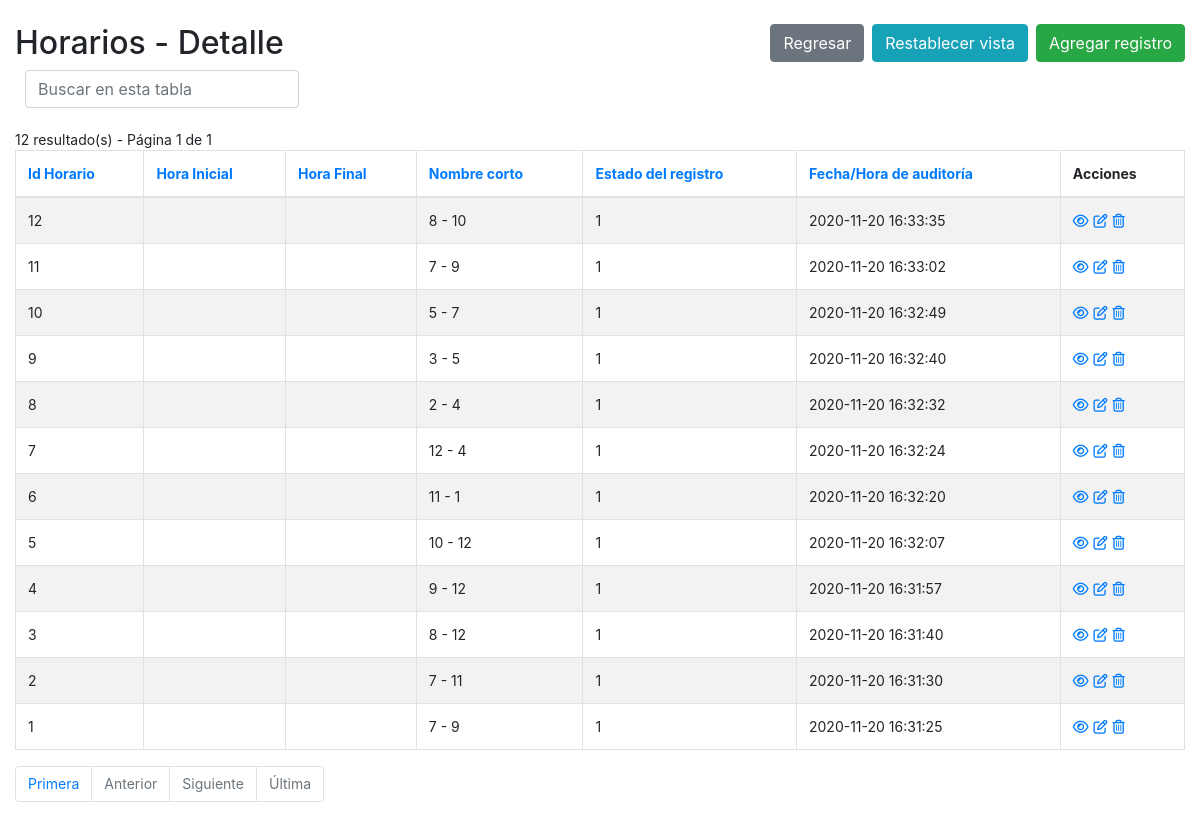
The app's page /horarios-index.php, older data.
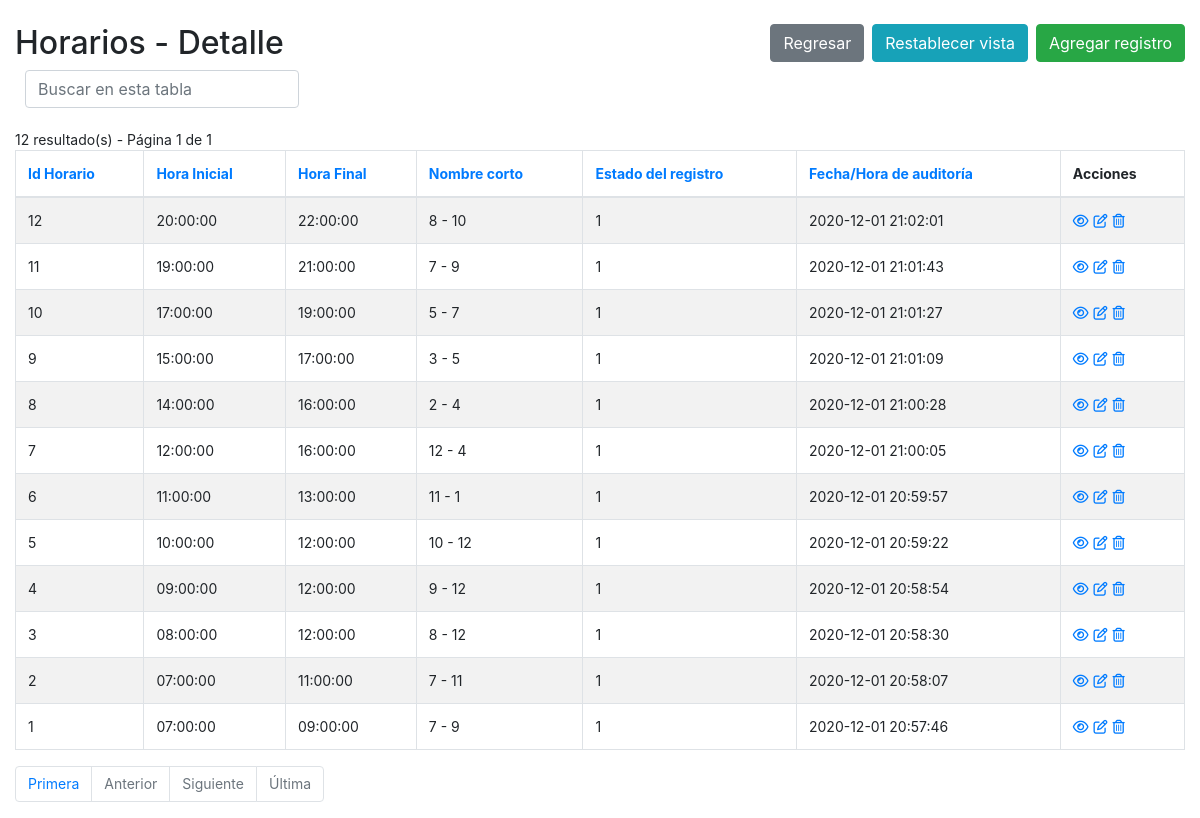
The same page, newer data.
### tables this page shows
CREATE TABLE `horarios` (
  `idHorario` int(11) NOT NULL,
  `horaInicial` time DEFAULT NULL,
  `horaFinal` time DEFAULT NULL,
  `nombreCorto` varchar(50) DEFAULT NULL,
  `estado` tinyint(4) DEFAULT 1,
  `auditoria` datetime DEFAULT current_timestamp() ON UPDATE current_timestamp()
);

### config.php (called while the page is built, shortened)
<?php
$no_of_records_per_page = 15;
?>

### horarios-index.php (the view, shortened to what this page needs)
<!DOCTYPE html>
<html lang="es">
<head>
    <link rel="stylesheet" href="https://stackpath.bootstrapcdn.com/bootstrap/4.5.0/css/bootstrap.min.css">
</head>
<body>
    <section class="pt-4">
        <div class="container-fluid">
            <div class="row">
                <div class="col-md-12">
                    <div class="page-header clearfix">
                        <h2 class="float-left">Horarios - Detalle</h2>
                        <a href="horarios-create.php" class="btn btn-success float-right">Agregar registro</a>
                        <a href="horarios-index.php" class="btn btn-info float-right mr-2">Restablecer vista</a>
                        <a href="index.php" class="btn btn-secondary float-right mr-2">Regresar</a>
                    </div>
                    <div class="form-row">
                        <form action="horarios-index.php" method="get">
                        <div class="col">
                          <input type="text" class="form-control" placeholder="Buscar en esta tabla" name="search">
                        </div>
                    </div>
                    <br>
                    <?php
                    require_once "config.php";
                    $domain     = $_SERVER['HTTP_HOST'];
                    $script   = $_SERVER['SCRIPT_NAME'];
                    $parameters   = $_SERVER['QUERY_STRING'];
                    $protocol=strpos(strtolower($_SERVER['SERVER_PROTOCOL']),'https')
                                === FALSE ? 'http' : 'https';
                    $currenturl = $protocol . '://' . $domain. $script . '?' . $parameters;
                    if (isset($_GET['pageno'])) {
                        $pageno = $_GET['pageno'];
                    } else {
                        $pageno = 1;
                    }
                    $offset = ($pageno-1) * $no_of_records_per_page;
                    $total_pages_sql = "SELECT COUNT(*) FROM horarios";
                    $result = mysqli_query($link,$total_pages_sql);
                    $total_rows = mysqli_fetch_array($result)[0];
                    $total_pages = ceil($total_rows / $no_of_records_per_page);
                    $order = 'idHorario';
                    $sortBy = array('asc', 'desc'); $sort = 'desc';
                    $sql = "SELECT * FROM horarios ORDER BY $order $sort LIMIT $offset, $no_of_records_per_page";
                    $count_pages = "SELECT * FROM horarios";
                    if(!empty($_GET['search'])) {
                        $search = ($_GET['search']);
                        $sql = "SELECT * FROM horarios
                            WHERE CONCAT (idHorario,horaInicial,horaFinal,nombreCorto,estado,auditoria)
                            LIKE '%$search%'
                            ORDER BY $order $sort
                            LIMIT $offset, $no_of_records_per_page";
                        $count_pages = "SELECT * FROM horarios
                            WHERE CONCAT (idHorario,horaInicial,horaFinal,nombreCorto,estado,auditoria)
                            LIKE '%$search%'
                            ORDER BY $order $sort";
                    }
                    else {
                        $search = "";
                    }
                    if($result = mysqli_query($link, $sql)){
                        if(mysqli_num_rows($result) > 0){
                            if ($result_count = mysqli_query($link, $count_pages)) {
                               $total_pages = ceil(mysqli_num_rows($result_count) / $no_of_records_per_page);
                           }
                            $number_of_results = mysqli_num_rows($result_count);
                            echo "<div class='cantidad-paginas'>" . $number_of_results . " resultado(s) - Página " . $pageno . " de " . $total_pages . "</div>";
                            echo "<table class='table table-bordered table-striped'>";
                                echo "<thead>";
                                    echo "<tr>";
                                        echo "<th><a href=?search=$search&sort=&order=idHorario&sort=$sort>Id Horario</th>";
										echo "<th><a href=?search=$search&sort=&order=horaInicial&sort=$sort>Hora Inicial</th>";
										echo "<th><a href=?search=$search&sort=&order=horaFinal&sort=$sort>Hora Final</th>";
										echo "<th><a href=?search=$search&sort=&order=nombreCorto&sort=$sort>Nombre corto</th>";
										echo "<th><a href=?search=$search&sort=&order=estado&sort=$sort>Estado del registro</th>";
										echo "<th><a href=?search=$search&sort=&order=auditoria&sort=$sort>Fecha/Hora de auditoría</th>";
                                        echo "<th>Acciones</th>";
                                    echo "</tr>";
                                echo "</thead>";
                                echo "<tbody>";
                                while($row = mysqli_fetch_array($result)){
                                    echo "<tr>";
                                    echo "<td>" . $row['idHorario'] . "</td>";echo "<td>" . $row['horaInicial'] . "</td>";echo "<td>" . $row['horaFinal'] . "</td>";echo "<td>" . $row['nombreCorto'] . "</td>";echo "<td>" . $row['estado'] . "</td>";echo "<td>" . $row['auditoria'] . "</td>";
                                        echo "<td>";
                                            echo "<a href='horarios-read.php?idHorario=". $row['idHorario'] ."' title='Ver Registro' data-toggle='tooltip'><i class='far fa-eye'></i></a>";
                                            echo "<a href='horarios-update.php?idHorario=". $row['idHorario'] ."' title='Actualizar Registro' data-toggle='tooltip'><i class='far fa-edit'></i></a>";
                                            echo "<a href='horarios-delete.php?idHorario=". $row['idHorario'] ."' title='Borrar Registro' data-toggle='tooltip'><i class='far fa-trash-alt'></i></a>";
                                        echo "</td>";
                                    echo "</tr>";
                                }
                                echo "</tbody>";
                            echo "</table>";
?>
                                <ul class="pagination" align-right>
                                <?php
                                    $new_url = preg_replace('/&?pageno=[^&]*/', '', $currenturl);
                                 ?>
                                    <li class="page-item"><a class="page-link" href="<?php echo $new_url .'&pageno=1' ?>">Primera</a></li>
                                    <li class="page-item <?php if($pageno <= 1){ echo 'disabled'; } ?>">
                                        <a class="page-link" href="<?php if($pageno <= 1){ echo '#'; } else { echo $new_url ."&pageno=".($pageno - 1); } ?>">Anterior</a>
                                    </li>
                                    <li class="page-item <?php if($pageno >= $total_pages){ echo 'disabled'; } ?>">
                                        <a class="page-link" href="<?php if($pageno >= $total_pages){ echo '#'; } else { echo $new_url . "&pageno=".($pageno + 1); } ?>">Siguiente</a>
                                    </li>
                                    <li class="page-item <?php if($pageno >= $total_pages){ echo 'disabled'; } ?>">
                                        <a class="page-item"><a class="page-link" href="<?php echo $new_url .'&pageno=' . $total_pages; ?>">Última</a>
                                    </li>
                                </ul>
<?php
                        } else{
                            echo "<p class='lead sin-registros'><em>No se encontraron coincidencias.</em></p>";
                        }
                    } else{
                        echo "ERROR: No fue posible ejecutar $sql. " . mysqli_error($link);
                    }
                    ?>
                </div>
            </div>
        </div>
    </section>
</body>
</html>

### horarios-index.php (style rules this page uses)
.page-header h2 { margin-top: 0; }
table tr td:last-child a { margin-right: 5px; }
body { font-size: 14px; }

Row changes from the older to the newer data that the page shows:
changed horarios id 12: horaInicial (not shown) → "20:00:00"; horaFinal (not shown) → "22:00:00"; auditoria "2020-11-20 16:33:35" → "2020-12-01 21:02:01"
changed horarios id 11: horaInicial (not shown) → "19:00:00"; horaFinal (not shown) → "21:00:00"; auditoria "2020-11-20 16:33:02" → "2020-12-01 21:01:43"
changed horarios id 10: horaInicial (not shown) → "17:00:00"; horaFinal (not shown) → "19:00:00"; auditoria "2020-11-20 16:32:49" → "2020-12-01 21:01:27"
changed horarios id 9: horaInicial (not shown) → "15:00:00"; horaFinal (not shown) → "17:00:00"; auditoria "2020-11-20 16:32:40" → "2020-12-01 21:01:09"
changed horarios id 8: horaInicial (not shown) → "14:00:00"; horaFinal (not shown) → "16:00:00"; auditoria "2020-11-20 16:32:32" → "2020-12-01 21:00:28"
changed horarios id 7: horaInicial (not shown) → "12:00:00"; horaFinal (not shown) → "16:00:00"; auditoria "2020-11-20 16:32:24" → "2020-12-01 21:00:05"
changed horarios id 6: horaInicial (not shown) → "11:00:00"; horaFinal (not shown) → "13:00:00"; auditoria "2020-11-20 16:32:20" → "2020-12-01 20:59:57"
changed horarios id 5: horaInicial (not shown) → "10:00:00"; horaFinal (not shown) → "12:00:00"; auditoria "2020-11-20 16:32:07" → "2020-12-01 20:59:22"
changed horarios id 4: horaInicial (not shown) → "09:00:00"; horaFinal (not shown) → "12:00:00"; auditoria "2020-11-20 16:31:57" → "2020-12-01 20:58:54"
changed horarios id 3: horaInicial (not shown) → "08:00:00"; horaFinal (not shown) → "12:00:00"; auditoria "2020-11-20 16:31:40" → "2020-12-01 20:58:30"
changed horarios id 2: horaInicial (not shown) → "07:00:00"; horaFinal (not shown) → "11:00:00"; auditoria "2020-11-20 16:31:30" → "2020-12-01 20:58:07"
changed horarios id 1: horaInicial (not shown) → "07:00:00"; horaFinal (not shown) → "09:00:00"; auditoria "2020-11-20 16:31:25" → "2020-12-01 20:57:46"
